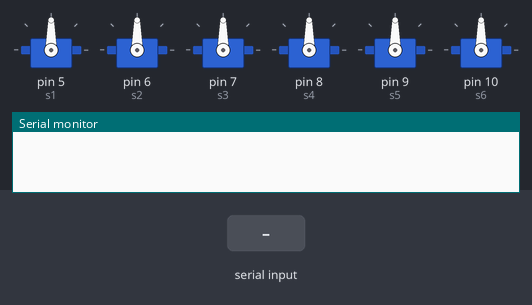
Simulated run of this sketch. Board: Arduino Uno, built with avr-gcc and run on an emulated ATmega328P. On the bench: 6 × servo, the last lines printed to the serial monitor. The inputs (shaded band) are chosen by the test bench.

Above: at 1.2 s.
1.3 s: "1" received over Serial
At 1.9 s:
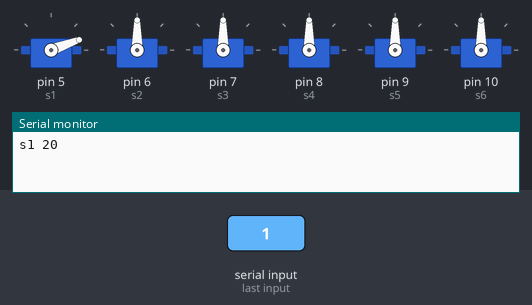
2.8 s: byte 119 ('w') received over Serial
At 4.0 s:
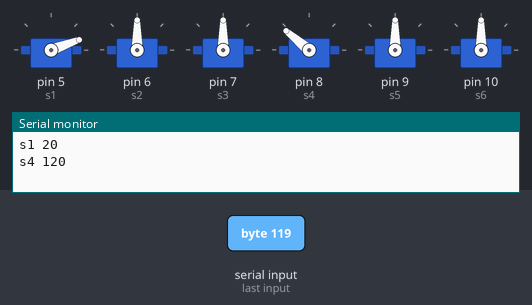
4.3 s: byte 114 ('r') received over Serial
At 5.4 s:
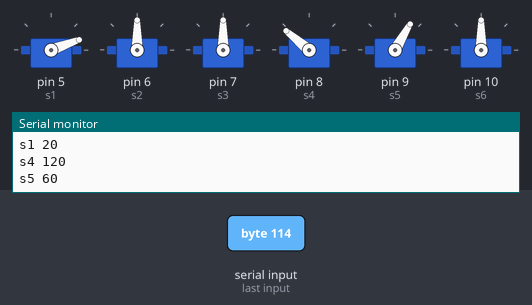
5.8 s: byte 101 ('e') received over Serial
At 6.5 s:
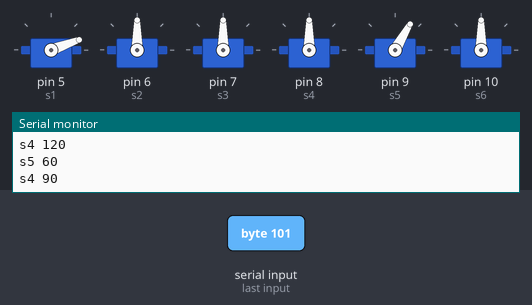
7.3 s: byte 116 ('t') received over Serial
At 7.7 s:
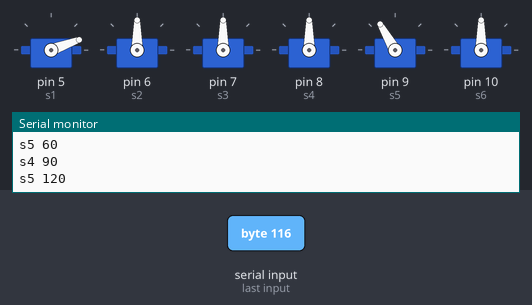
8.8 s: byte 117 ('u') received over Serial
At 10.0 s:
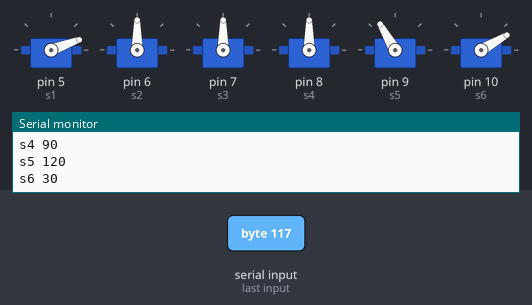
Timing chart, 0 to 11.3 s (numbered marks = the images above; inputs shaded):
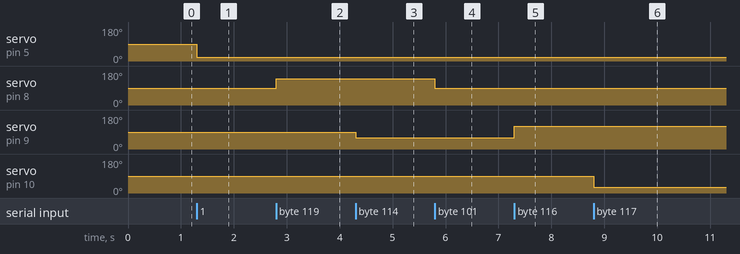

Measured:
- after the input at 1.3 s, servo on pin 5 (s1): 90° → 20° at once
- after the input at 2.8 s, servo on pin 8 (s4): 90° → 140° at once
- after the input at 4.3 s, servo on pin 9 (s5): 90° → 60° at once
- after the input at 5.8 s, servo on pin 8 (s4): 140° → 90° at once
- after the input at 7.3 s, servo on pin 9 (s5): 60° → 120° at once
- after the input at 8.8 s, servo on pin 10 (s6): 90° → 30° at once

The sketch:

serial_servo.ino
```cpp
#include <Servo.h>
#include <SoftwareSerial.h>


Servo s1;
Servo s2;
Servo s3;
Servo s4;
Servo s5;
Servo s6;


void setup() {
  // put your setup code here, to run once:
  s1.attach(5);
  s2.attach(6);
  s3.attach(7);
  s4.attach(8);
  s5.attach(9);
  s6.attach(10);

  s1.write(90);
  s2.write(90);
  s3.write(90);
  s4.write(90);
  s5.write(90);
  s6.write(90);

  Serial.begin(9600);
}

void loop() {
    ///////////// 시리얼 데이터 처리
      if(Serial.available()){
        char in_data;
        in_data = Serial.read();
          if (in_data == '1') {
            s1.write(20);
            Serial.println("s1 20");
          } else if (in_data == '2') {
            s1.write(160);
            Serial.println("s1 120");
          } else if (in_data == '3') {
            s1.write(90);
            Serial.println("s1 90");
          } else if (in_data == '4') {
            s2.write(20);
            Serial.println("s2 20");
          } else if (in_data == '5') {
            s2.write(120);
            Serial.println("s2 120");
           } else if (in_data == '6') {
            s2.write(90);
            Serial.println("s2 90");
           } else if (in_data == '7') {
            s3.write(30);
            Serial.println("s3 30");
          } else if (in_data == '8') {
            s3.write(120);
            Serial.println("s3 120");
           } else if (in_data == '9') {
            s3.write(90);
            Serial.println("s3 90");
           } else if (in_data == 'q') {
            s4.write(30);
            Serial.println("s4 30");
          } else if (in_data == 'w') {
            s4.write(140);
            Serial.println("s4 120");
           } else if (in_data == 'e') {
            s4.write(90);
            Serial.println("s4 90");
           } else if (in_data == 'r') {
            s5.write(60);
            Serial.println("s5 60");
          } else if (in_data == 't') {
            s5.write(120);
            Serial.println("s5 120");
           } else if (in_data == 'y') {
            s5.write(90);
            Serial.println("s5 90");
           } else if (in_data == 'u') {
            s6.write(30);
            Serial.println("s6 30");
          } else if (in_data == 'i') {
            s6.write(120);
            Serial.println("s6 120");
           } else if (in_data == 'o') {
            s6.write(90);
            Serial.println("s6 90");
           } else if (in_data == 'a') {
            s1.write(90);
            s2.write(90);
            s3.write(90);
            s4.write(90);
            s5.write(90);
            s6.write(90);
            Serial.println("All 90");
           }
      }

}
```
